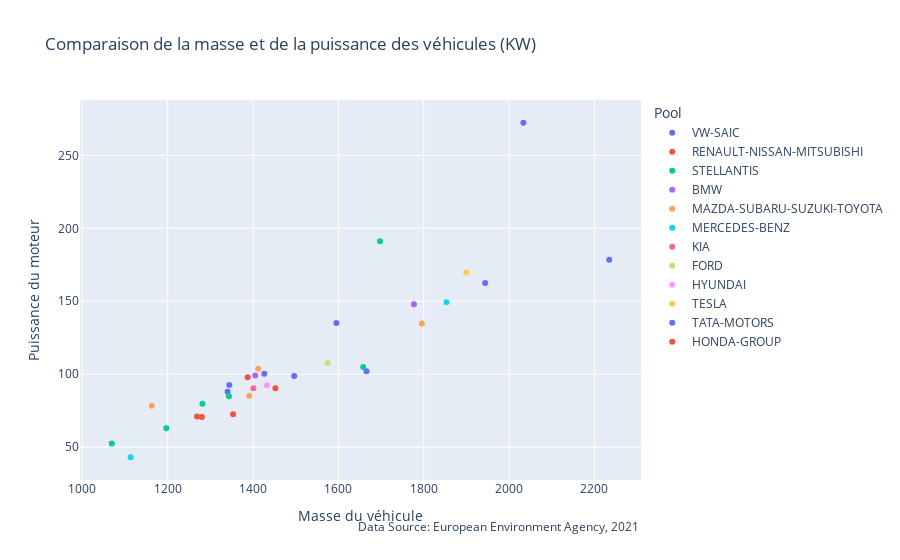

The code cell stored with this chart in its notebook:
### Code cell
makers.plot_mass_engine_scatter(save=True, format='html')

### Figure 1 — Plotly figure (JSON) as saved in the notebook; plotly's stock layout.template omitted (floating-point values rounded to 4 significant figures)
{"data": [{"hovertemplate": "<b>%{hovertext}</b><br><br>Pool=VW-SAIC<br>Masse du véhicule=%{x}<br>Puissance du moteur=%{y}<extra></extra>", "hovertext": [556, 235, 155, 28, 23, 16, 11], "legendgroup": "VW-SAIC", "marker": {"color": "#636efa", "symbol": "circle"}, "mode": "markers", "name": "VW-SAIC", "orientation": "v", "showlegend": true, "type": "scatter", "x": [1496.0, 1426.0, 1344.0, 1595.0, 2033.0, 1340.0, 1666.0], "xaxis": "x", "y": [98.86, 100.4, 92.57, 135.0, 272.3, 88.06, 102.1], "yaxis": "y"}, {"hovertemplate": "<b>%{hovertext}</b><br><br>Pool=RENAULT-NISSAN-MITSUBISHI<br>Masse du véhicule=%{x}<br>Puissance du moteur=%{y}<extra></extra>", "hovertext": [336, 208, 88, 31], "legendgroup": "RENAULT-NISSAN-MITSUBISHI", "marker": {"color": "#EF553B", "symbol": "circle"}, "mode": "markers", "name": "RENAULT-NISSAN-MITSUBISHI", "orientation": "v", "showlegend": true, "type": "scatter", "x": [1353.0, 1269.0, 1387.0, 1280.0], "xaxis": "x", "y": [72.65, 70.96, 97.92, 70.68], "yaxis": "y"}, {"hovertemplate": "<b>%{hovertext}</b><br><br>Pool=STELLANTIS<br>Masse du véhicule=%{x}<br>Puissance du moteur=%{y}<extra></extra>", "hovertext": [333, 223, 213, 45, 17, 10], "legendgroup": "STELLANTIS", "marker": {"color": "#00cc96", "symbol": "circle"}, "mode": "markers", "name": "STELLANTIS", "orientation": "v", "showlegend": true, "type": "scatter", "x": [1344.0, 1282.0, 1197.0, 1658.0, 1069.0, 1698.0], "xaxis": "x", "y": [84.94, 79.76, 63.0, 105.0, 52.53, 191.2], "yaxis": "y"}, {"hovertemplate": "<b>%{hovertext}</b><br><br>Pool=BMW<br>Masse du véhicule=%{x}<br>Puissance du moteur=%{y}<extra></extra>", "hovertext": [299, 60], "legendgroup": "BMW", "marker": {"color": "#ab63fa", "symbol": "circle"}, "mode": "markers", "name": "BMW", "orientation": "v", "showlegend": true, "type": "scatter", "x": [1777.0, 1405], "xaxis": "x", "y": [148.0, 99.08], "yaxis": "y"}, {"hovertemplate": "<b>%{hovertext}</b><br><br>Pool=MAZDA-SUBARU-SUZUKI-TOYOTA<br>Masse du véhicule=%{x}<br>Puissance du moteur=%{y}<extra></extra>", "hovertext": [298, 69, 52, 13], "legendgroup": "MAZDA-SUBARU-SUZUKI-TOYOTA", "marker": {"color": "#FFA15A", "symbol": "circle"}, "mode": "markers", "name": "MAZDA-SUBARU-SUZUKI-TOYOTA", "orientation": "v", "showlegend": true, "type": "scatter", "x": [1391.0, 1163.0, 1412.0, 1796.0], "xaxis": "x", "y": [85.22, 78.38, 103.7, 134.7], "yaxis": "y"}, {"hovertemplate": "<b>%{hovertext}</b><br><br>Pool=MERCEDES-BENZ<br>Masse du véhicule=%{x}<br>Puissance du moteur=%{y}<extra></extra>", "hovertext": [244, 18], "legendgroup": "MERCEDES-BENZ", "marker": {"color": "#19d3f3", "symbol": "circle"}, "mode": "markers", "name": "MERCEDES-BENZ", "orientation": "v", "showlegend": true, "type": "scatter", "x": [1853.0, 1113.0], "xaxis": "x", "y": [149.4, 43.11], "yaxis": "y"}, {"hovertemplate": "<b>%{hovertext}</b><br><br>Pool=KIA<br>Masse du véhicule=%{x}<br>Puissance du moteur=%{y}<extra></extra>", "hovertext": [203], "legendgroup": "KIA", "marker": {"color": "#FF6692", "symbol": "circle"}, "mode": "markers", "name": "KIA", "orientation": "v", "showlegend": true, "type": "scatter", "x": [1401.0], "xaxis": "x", "y": [90.39], "yaxis": "y"}, {"hovertemplate": "<b>%{hovertext}</b><br><br>Pool=FORD<br>Masse du véhicule=%{x}<br>Puissance du moteur=%{y}<extra></extra>", "hovertext": [202], "legendgroup": "FORD", "marker": {"color": "#B6E880", "symbol": "circle"}, "mode": "markers", "name": "FORD", "orientation": "v", "showlegend": true, "type": "scatter", "x": [1575.0], "xaxis": "x", "y": [107.7], "yaxis": "y"}, {"hovertemplate": "<b>%{hovertext}</b><br><br>Pool=HYUNDAI<br>Masse du véhicule=%{x}<br>Puissance du moteur=%{y}<extra></extra>", "hovertext": [189], "legendgroup": "HYUNDAI", "marker": {"color": "#FF97FF", "symbol": "circle"}, "mode": "markers", "name": "HYUNDAI", "orientation": "v", "showlegend": true, "type": "scatter", "x": [1433.0], "xaxis": "x", "y": [92.41], "yaxis": "y"}, {"hovertemplate": "<b>%{hovertext}</b><br><br>Pool=TESLA<br>Masse du véhicule=%{x}<br>Puissance du moteur=%{y}<extra></extra>", "hovertext": [72], "legendgroup": "TESLA", "marker": {"color": "#FECB52", "symbol": "circle"}, "mode": "markers", "name": "TESLA", "orientation": "v", "showlegend": true, "type": "scatter", "x": [1900.0], "xaxis": "x", "y": [169.7], "yaxis": "y"}, {"hovertemplate": "<b>%{hovertext}</b><br><br>Pool=TATA-MOTORS<br>Masse du véhicule=%{x}<br>Puissance du moteur=%{y}<extra></extra>", "hovertext": [26, 14], "legendgroup": "TATA-MOTORS", "marker": {"color": "#636efa", "symbol": "circle"}, "mode": "markers", "name": "TATA-MOTORS", "orientation": "v", "showlegend": true, "type": "scatter", "x": [2234.0, 1944.0], "xaxis": "x", "y": [178.5, 162.5], "yaxis": "y"}, {"hovertemplate": "<b>%{hovertext}</b><br><br>Pool=HONDA-GROUP<br>Masse du véhicule=%{x}<br>Puissance du moteur=%{y}<extra></extra>", "hovertext": [25], "legendgroup": "HONDA-GROUP", "marker": {"color": "#EF553B", "symbol": "circle"}, "mode": "markers", "name": "HONDA-GROUP", "orientation": "v", "showlegend": true, "type": "scatter", "x": [1452.0], "xaxis": "x", "y": [90.48], "yaxis": "y"}], "layout": {"annotations": [{"showarrow": false, "text": "Data Source: European Environment Agency, 2021", "x": 1, "xanchor": "right", "xref": "paper", "y": -0.15, "yanchor": "auto", "yref": "paper"}], "legend": {"title": {"text": "Pool"}, "tracegroupgap": 0}, "title": {"text": "Comparaison de la masse et de la puissance des véhicules (KW)"}, "xaxis": {"anchor": "y", "domain": [0, 1], "title": {"text": "Masse du véhicule"}}, "yaxis": {"anchor": "x", "domain": [0, 1], "title": {"text": "Puissance du moteur"}}}}
